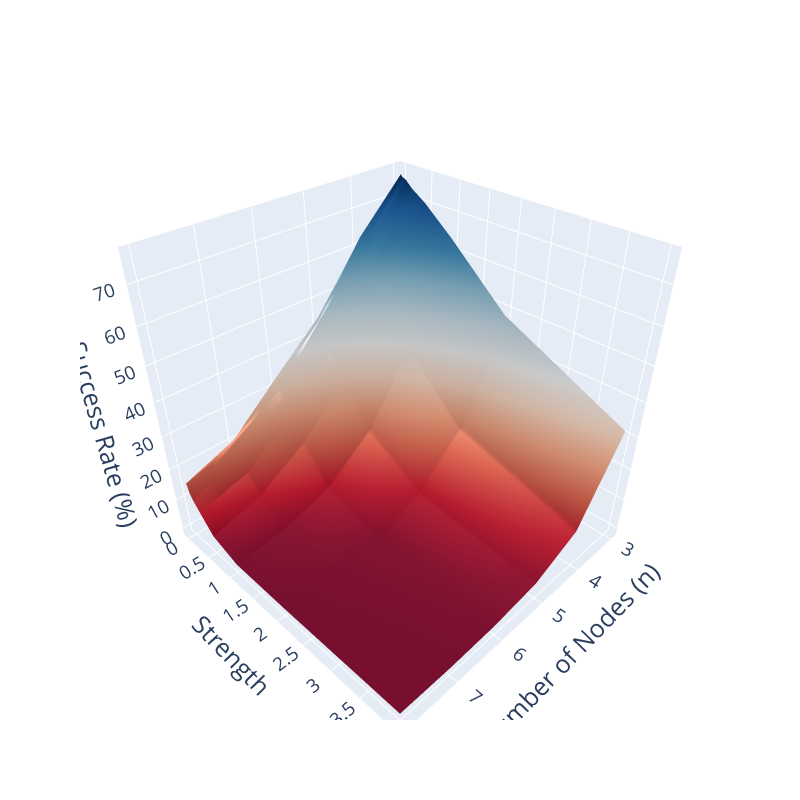

This figure's notebook cell:
### Code cell
import plotly.graph_objects as go

# Example data
n = np.array([3, 4, 5, 6, 7, 8])
strengths = np.array([4, 2, 1, 1/2, 1/4, 1/8, 1/16, 1/32, 1/64])
success_rates = np.array(percent_success_by_strength)

# Create meshgrid for n and strengths
N, Strengths = np.meshgrid(n, strengths)

# Create 3D surface plot
fig = go.Figure(data=[go.Surface(z=success_rates, x=n, y=strengths, colorscale='Rdbu', showscale=False)])

# Customize layout
# Customize layout
fig.update_layout(
    scene=dict(
        xaxis=dict(
            title=dict(text='Number of Nodes (n)', font=dict(size=25)),
            tickfont=dict(size=15)
        ),
        yaxis=dict(
            title=dict(text='Strength', font=dict(size=25)),
            tickfont=dict(size=15)
        ),
        zaxis=dict(
            title=dict(text='Success Rate (%)', font=dict(size=25)),
            tickfont=dict(size=15)
        )
    ),
    width=800,
    height=800
)

# Show plot
fig.show()

### Figure 1 — Plotly figure (JSON) as saved in the notebook; plotly's stock layout.template omitted (floating-point values rounded to 4 significant figures)
{"data": [{"colorscale": [[0, "rgb(103,0,31)"], [0.1, "rgb(178,24,43)"], [0.2, "rgb(214,96,77)"], [0.3, "rgb(244,165,130)"], [0.4, "rgb(253,219,199)"], [0.5, "rgb(247,247,247)"], [0.6, "rgb(209,229,240)"], [0.7, "rgb(146,197,222)"], [0.8, "rgb(67,147,195)"], [0.9, "rgb(33,102,172)"], [1, "rgb(5,48,97)"]], "showscale": false, "type": "surface", "x": [3, 4, 5, 6, 7, 8], "y": [4, 2, 1, 0.5, 0.25, 0.125, 0.0625, 0.03125, 0.01562], "z": [[31.76, 9.222, 2.722, 0.6954, 0, 0], [48.39, 20.36, 7.091, 1.564, 0.4954, 0], [63.58, 38.18, 17.69, 6.788, 2.173, 0.3463], [70.42, 48.25, 30.65, 16.59, 7.565, 3.403], [73.09, 55.5, 36.98, 24.63, 12.63, 8.259], [74.94, 58.04, 41.39, 28.09, 18.67, 10.81], [75.34, 59.61, 44.96, 29.69, 21.1, 12.63], [75.92, 62.79, 44.41, 31.45, 20.94, 14.78], [75.48, 62.12, 45.2, 33.27, 20.84, 15.33]]}], "layout": {"height": 800, "scene": {"xaxis": {"tickfont": {"size": 15}, "title": {"font": {"size": 25}, "text": "Number of Nodes (n)"}}, "yaxis": {"tickfont": {"size": 15}, "title": {"font": {"size": 25}, "text": "Strength"}}, "zaxis": {"tickfont": {"size": 15}, "title": {"font": {"size": 25}, "text": "Success Rate (%)"}}}, "width": 800}}
